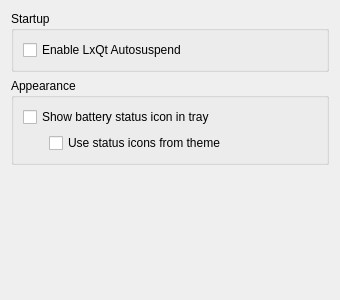
<?xml version="1.0" encoding="UTF-8"?>
<ui version="4.0">
 <class>GeneralSettings</class>
 <widget class="QWidget" name="GeneralSettings">
  <property name="geometry">
   <rect>
    <x>0</x>
    <y>0</y>
    <width>340</width>
    <height>300</height>
   </rect>
  </property>
  <property name="windowTitle">
   <string>Dialog</string>
  </property>
  <layout class="QVBoxLayout" name="verticalLayout_2">
   <item>
    <widget class="QGroupBox" name="startupGroupBox">
     <property name="title">
      <string>Startup</string>
     </property>
     <layout class="QVBoxLayout" name="verticalLayout">
      <item>
       <widget class="QCheckBox" name="startupCheckBox">
        <property name="text">
         <string>Enable LxQt Autosuspend</string>
        </property>
       </widget>
      </item>
     </layout>
    </widget>
   </item>
   <item>
    <widget class="QGroupBox" name="appearanceGroupBox">
     <property name="title">
      <string>Appearance</string>
     </property>
     <layout class="QGridLayout" name="gridLayout">
      <item row="1" column="1">
       <widget class="QCheckBox" name="useThemeStatusIconsCheckBox">
        <property name="text">
         <string>Use status icons from theme</string>
        </property>
       </widget>
      </item>
      <item row="1" column="0">
       <spacer name="horizontalSpacer">
        <property name="orientation">
         <enum>Qt::Horizontal</enum>
        </property>
        <property name="sizeType">
         <enum>QSizePolicy::Fixed</enum>
        </property>
        <property name="sizeHint" stdset="0">
         <size>
          <width>20</width>
          <height>20</height>
         </size>
        </property>
       </spacer>
      </item>
      <item row="0" column="0" colspan="2">
       <widget class="QCheckBox" name="showTrayIconCheckBox">
        <property name="text">
         <string>Show battery status icon in tray</string>
        </property>
       </widget>
      </item>
     </layout>
    </widget>
   </item>
   <item>
    <spacer name="verticalSpacer">
     <property name="orientation">
      <enum>Qt::Vertical</enum>
     </property>
     <property name="sizeHint" stdset="0">
      <size>
       <width>20</width>
       <height>40</height>
      </size>
     </property>
    </spacer>
   </item>
  </layout>
 </widget>
 <resources/>
 <connections/>
</ui>
